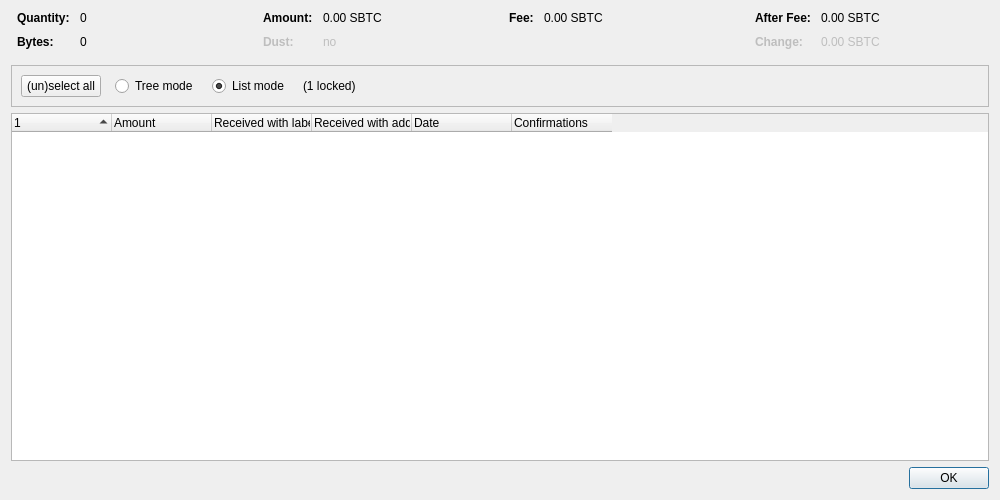
<?xml version="1.0" encoding="UTF-8"?>
<ui version="4.0">
 <class>CoinControlDialog</class>
 <widget class="QDialog" name="CoinControlDialog">
  <property name="geometry">
   <rect>
    <x>0</x>
    <y>0</y>
    <width>1000</width>
    <height>500</height>
   </rect>
  </property>
  <property name="windowTitle">
   <string>Coin Selection</string>
  </property>
  <layout class="QVBoxLayout" name="verticalLayout">
   <item>
    <layout class="QHBoxLayout" name="horizontalLayoutTop" stretch="0,0,0,0">
     <property name="topMargin">
      <number>0</number>
     </property>
     <property name="bottomMargin">
      <number>10</number>
     </property>
     <item>
      <layout class="QFormLayout" name="formLayoutCoinControl1">
       <property name="horizontalSpacing">
        <number>10</number>
       </property>
       <property name="verticalSpacing">
        <number>10</number>
       </property>
       <property name="leftMargin">
        <number>6</number>
       </property>
       <property name="rightMargin">
        <number>6</number>
       </property>
       <item row="0" column="0">
        <widget class="QLabel" name="labelCoinControlQuantityText">
         <property name="font">
          <font>
           <weight>75</weight>
           <bold>true</bold>
          </font>
         </property>
         <property name="text">
          <string>Quantity:</string>
         </property>
        </widget>
       </item>
       <item row="0" column="1">
        <widget class="QLabel" name="labelCoinControlQuantity">
         <property name="cursor">
          <cursorShape>IBeamCursor</cursorShape>
         </property>
         <property name="contextMenuPolicy">
          <enum>Qt::ActionsContextMenu</enum>
         </property>
         <property name="text">
          <string notr="true">0</string>
         </property>
         <property name="textInteractionFlags">
          <set>Qt::LinksAccessibleByMouse|Qt::TextSelectableByKeyboard|Qt::TextSelectableByMouse</set>
         </property>
        </widget>
       </item>
       <item row="1" column="0">
        <widget class="QLabel" name="labelCoinControlBytesText">
         <property name="font">
          <font>
           <weight>75</weight>
           <bold>true</bold>
          </font>
         </property>
         <property name="text">
          <string>Bytes:</string>
         </property>
        </widget>
       </item>
       <item row="1" column="1">
        <widget class="QLabel" name="labelCoinControlBytes">
         <property name="cursor">
          <cursorShape>IBeamCursor</cursorShape>
         </property>
         <property name="contextMenuPolicy">
          <enum>Qt::ActionsContextMenu</enum>
         </property>
         <property name="text">
          <string notr="true">0</string>
         </property>
         <property name="textInteractionFlags">
          <set>Qt::LinksAccessibleByMouse|Qt::TextSelectableByKeyboard|Qt::TextSelectableByMouse</set>
         </property>
        </widget>
       </item>
      </layout>
     </item>
     <item>
      <layout class="QFormLayout" name="formLayoutCoinControl2">
       <property name="horizontalSpacing">
        <number>10</number>
       </property>
       <property name="verticalSpacing">
        <number>10</number>
       </property>
       <property name="leftMargin">
        <number>6</number>
       </property>
       <property name="rightMargin">
        <number>6</number>
       </property>
       <item row="0" column="0">
        <widget class="QLabel" name="labelCoinControlAmountText">
         <property name="font">
          <font>
           <weight>75</weight>
           <bold>true</bold>
          </font>
         </property>
         <property name="text">
          <string>Amount:</string>
         </property>
        </widget>
       </item>
       <item row="0" column="1">
        <widget class="QLabel" name="labelCoinControlAmount">
         <property name="cursor">
          <cursorShape>IBeamCursor</cursorShape>
         </property>
         <property name="contextMenuPolicy">
          <enum>Qt::ActionsContextMenu</enum>
         </property>
         <property name="text">
          <string notr="true">0.00 SBTC</string>
         </property>
         <property name="textInteractionFlags">
          <set>Qt::LinksAccessibleByMouse|Qt::TextSelectableByKeyboard|Qt::TextSelectableByMouse</set>
         </property>
        </widget>
       </item>
       <item row="1" column="0">
        <widget class="QLabel" name="labelCoinControlLowOutputText">
         <property name="enabled">
          <bool>false</bool>
         </property>
         <property name="font">
          <font>
           <weight>75</weight>
           <bold>true</bold>
          </font>
         </property>
         <property name="text">
          <string>Dust:</string>
         </property>
        </widget>
       </item>
       <item row="1" column="1">
        <widget class="QLabel" name="labelCoinControlLowOutput">
         <property name="enabled">
          <bool>false</bool>
         </property>
         <property name="cursor">
          <cursorShape>IBeamCursor</cursorShape>
         </property>
         <property name="contextMenuPolicy">
          <enum>Qt::ActionsContextMenu</enum>
         </property>
         <property name="text">
          <string notr="true">no</string>
         </property>
         <property name="textInteractionFlags">
          <set>Qt::LinksAccessibleByMouse|Qt::TextSelectableByKeyboard|Qt::TextSelectableByMouse</set>
         </property>
        </widget>
       </item>
      </layout>
     </item>
     <item>
      <layout class="QFormLayout" name="formLayoutCoinControl3">
       <property name="horizontalSpacing">
        <number>10</number>
       </property>
       <property name="verticalSpacing">
        <number>10</number>
       </property>
       <property name="leftMargin">
        <number>6</number>
       </property>
       <property name="rightMargin">
        <number>6</number>
       </property>
       <item row="0" column="0">
        <widget class="QLabel" name="labelCoinControlFeeText">
         <property name="font">
          <font>
           <weight>75</weight>
           <bold>true</bold>
          </font>
         </property>
         <property name="text">
          <string>Fee:</string>
         </property>
        </widget>
       </item>
       <item row="0" column="1">
        <widget class="QLabel" name="labelCoinControlFee">
         <property name="cursor">
          <cursorShape>IBeamCursor</cursorShape>
         </property>
         <property name="contextMenuPolicy">
          <enum>Qt::ActionsContextMenu</enum>
         </property>
         <property name="text">
          <string notr="true">0.00 SBTC</string>
         </property>
         <property name="textInteractionFlags">
          <set>Qt::LinksAccessibleByMouse|Qt::TextSelectableByKeyboard|Qt::TextSelectableByMouse</set>
         </property>
        </widget>
       </item>
      </layout>
     </item>
     <item>
      <layout class="QFormLayout" name="formLayoutCoinControl4">
       <property name="horizontalSpacing">
        <number>10</number>
       </property>
       <property name="verticalSpacing">
        <number>10</number>
       </property>
       <property name="leftMargin">
        <number>6</number>
       </property>
       <property name="rightMargin">
        <number>6</number>
       </property>
       <item row="0" column="0">
        <widget class="QLabel" name="labelCoinControlAfterFeeText">
         <property name="font">
          <font>
           <weight>75</weight>
           <bold>true</bold>
          </font>
         </property>
         <property name="text">
          <string>After Fee:</string>
         </property>
        </widget>
       </item>
       <item row="0" column="1">
        <widget class="QLabel" name="labelCoinControlAfterFee">
         <property name="cursor">
          <cursorShape>IBeamCursor</cursorShape>
         </property>
         <property name="contextMenuPolicy">
          <enum>Qt::ActionsContextMenu</enum>
         </property>
         <property name="text">
          <string notr="true">0.00 SBTC</string>
         </property>
         <property name="textInteractionFlags">
          <set>Qt::LinksAccessibleByMouse|Qt::TextSelectableByKeyboard|Qt::TextSelectableByMouse</set>
         </property>
        </widget>
       </item>
       <item row="1" column="0">
        <widget class="QLabel" name="labelCoinControlChangeText">
         <property name="enabled">
          <bool>false</bool>
         </property>
         <property name="font">
          <font>
           <weight>75</weight>
           <bold>true</bold>
          </font>
         </property>
         <property name="text">
          <string>Change:</string>
         </property>
        </widget>
       </item>
       <item row="1" column="1">
        <widget class="QLabel" name="labelCoinControlChange">
         <property name="enabled">
          <bool>false</bool>
         </property>
         <property name="cursor">
          <cursorShape>IBeamCursor</cursorShape>
         </property>
         <property name="contextMenuPolicy">
          <enum>Qt::ActionsContextMenu</enum>
         </property>
         <property name="text">
          <string notr="true">0.00 SBTC</string>
         </property>
         <property name="textInteractionFlags">
          <set>Qt::LinksAccessibleByMouse|Qt::TextSelectableByKeyboard|Qt::TextSelectableByMouse</set>
         </property>
        </widget>
       </item>
      </layout>
     </item>
    </layout>
   </item>
   <item>
    <widget class="QFrame" name="frame">
     <property name="minimumSize">
      <size>
       <width>0</width>
       <height>40</height>
      </size>
     </property>
     <property name="frameShape">
      <enum>QFrame::StyledPanel</enum>
     </property>
     <property name="frameShadow">
      <enum>QFrame::Sunken</enum>
     </property>
     <layout class="QHBoxLayout" name="horizontalLayout">
      <item>
       <layout class="QHBoxLayout" name="horizontalLayoutPanel" stretch="0,0,0,0,0">
        <property name="spacing">
         <number>14</number>
        </property>
        <item>
         <widget class="QPushButton" name="pushButtonSelectAll">
          <property name="sizePolicy">
           <sizepolicy hsizetype="Maximum" vsizetype="Fixed">
            <horstretch>0</horstretch>
            <verstretch>0</verstretch>
           </sizepolicy>
          </property>
          <property name="text">
           <string>(un)select all</string>
          </property>
          <property name="autoDefault">
           <bool>false</bool>
          </property>
         </widget>
        </item>
        <item>
         <widget class="QRadioButton" name="radioTreeMode">
          <property name="sizePolicy">
           <sizepolicy hsizetype="Maximum" vsizetype="Fixed">
            <horstretch>0</horstretch>
            <verstretch>0</verstretch>
           </sizepolicy>
          </property>
          <property name="text">
           <string>Tree mode</string>
          </property>
         </widget>
        </item>
        <item>
         <widget class="QRadioButton" name="radioListMode">
          <property name="sizePolicy">
           <sizepolicy hsizetype="Maximum" vsizetype="Fixed">
            <horstretch>0</horstretch>
            <verstretch>0</verstretch>
           </sizepolicy>
          </property>
          <property name="text">
           <string>List mode</string>
          </property>
          <property name="checked">
           <bool>true</bool>
          </property>
         </widget>
        </item>
        <item>
         <widget class="QLabel" name="labelLocked">
          <property name="text">
           <string notr="true">(1 locked)</string>
          </property>
         </widget>
        </item>
        <item>
         <spacer name="horizontalSpacer">
          <property name="orientation">
           <enum>Qt::Horizontal</enum>
          </property>
          <property name="sizeHint" stdset="0">
           <size>
            <width>40</width>
            <height>20</height>
           </size>
          </property>
         </spacer>
        </item>
       </layout>
      </item>
     </layout>
    </widget>
   </item>
   <item>
    <widget class="CoinControlTreeWidget" name="treeWidget">
     <property name="contextMenuPolicy">
      <enum>Qt::CustomContextMenu</enum>
     </property>
     <property name="sortingEnabled">
      <bool>false</bool>
     </property>
     <property name="columnCount">
      <number>6</number>
     </property>
     <attribute name="headerShowSortIndicator" stdset="0">
      <bool>true</bool>
     </attribute>
     <attribute name="headerStretchLastSection">
      <bool>false</bool>
     </attribute>
     <column>
      <property name="text">
       <string/>
      </property>
     </column>
     <column>
      <property name="text">
       <string>Amount</string>
      </property>
     </column>
     <column>
      <property name="text">
       <string>Received with label</string>
      </property>
     </column>
     <column>
      <property name="text">
       <string>Received with address</string>
      </property>
     </column>
     <column>
      <property name="text">
       <string>Date</string>
      </property>
     </column>
     <column>
      <property name="text">
       <string>Confirmations</string>
      </property>
      <property name="toolTip">
       <string>Confirmed</string>
      </property>
     </column>
     <column>
      <property name="text">
       <string/>
      </property>
     </column>
     <column>
      <property name="text">
       <string/>
      </property>
     </column>
     <column>
      <property name="text">
       <string/>
      </property>
     </column>
     <column>
      <property name="text">
       <string/>
      </property>
     </column>
    </widget>
   </item>
   <item>
    <widget class="QDialogButtonBox" name="buttonBox">
     <property name="orientation">
      <enum>Qt::Horizontal</enum>
     </property>
     <property name="standardButtons">
      <set>QDialogButtonBox::Ok</set>
     </property>
    </widget>
   </item>
  </layout>
 </widget>
 <customwidgets>
  <customwidget>
   <class>CoinControlTreeWidget</class>
   <extends>QTreeWidget</extends>
   <header>qt/coincontroltreewidget.h</header>
  </customwidget>
 </customwidgets>
 <resources/>
 <connections/>
</ui>
